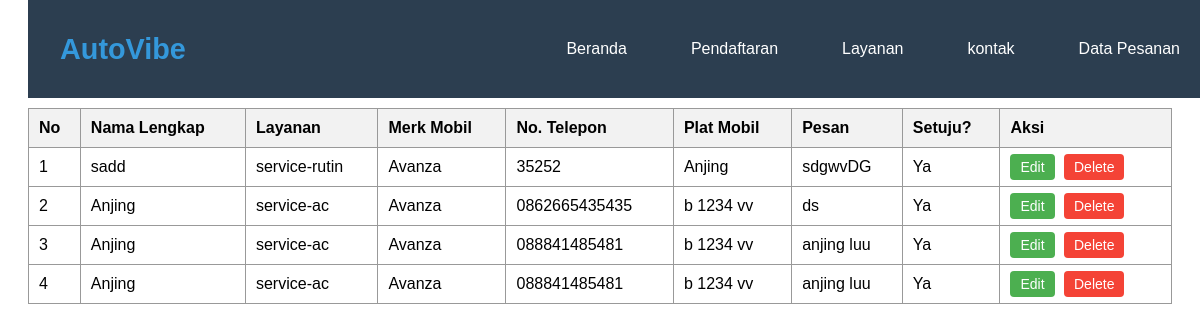
Screenshot of /apa.php with the database file from the repository.
### tables this page shows
CREATE TABLE `saya` (
  `id` int(11) NOT NULL,
  `firstName` varchar(100) DEFAULT NULL,
  `service` varchar(50) DEFAULT NULL,
  `merk` varchar(50) DEFAULT NULL,
  `phone` varchar(20) DEFAULT NULL,
  `plat` varchar(20) DEFAULT NULL,
  `address` text DEFAULT NULL,
  `terms` tinyint(1) DEFAULT NULL
);

### apa.php (the view, shortened to what this page needs)
<?php
include 'tong.php';
$sql = "SELECT * FROM saya ORDER BY id DESC";
$result = $conn->query($sql);
?>
<!DOCTYPE html>
<html lang="id">
<head>
</head>
<body>
<?php include 'navigasi.php'; ?>
<h1>Daftar Pendaftar</h1>
<?php if ($result->num_rows > 0): ?>
    <table>
        <thead>
            <tr>
                <th>No</th>
                <th>Nama Lengkap</th>
                <th>Layanan</th>
                <th>Merk Mobil</th>
                <th>No. Telepon</th>
                <th>Plat Mobil</th>
                <th>Pesan</th>
                <th>Setuju?</th>
                <th>Aksi</th>
            </tr>
        </thead>
        <tbody>
            <?php $no = 1; while ($row = $result->fetch_assoc()): ?>
            <tr>
                <td><?= $no++ ?></td>
                <td><?= htmlspecialchars($row['firstName']) ?></td>
                <td><?= htmlspecialchars($row['service']) ?></td>
                <td><?= htmlspecialchars($row['merk']) ?></td>
                <td><?= htmlspecialchars($row['phone']) ?></td>
                <td><?= htmlspecialchars($row['plat']) ?></td>
                <td><?= htmlspecialchars($row['address']) ?></td>
                <td><?= $row['terms'] ? 'Ya' : 'Tidak' ?></td>
                <td>
                    <a href="apaedit.php?id=<?= $row['id'] ?>" class="btn btn-edit">Edit</a>
                    <a href="apa.php?delete=<?= $row['id'] ?>" class="btn btn-delete" onclick="return confirm('Yakin ingin menghapus data ini?')">Delete</a>
                </td>
            </tr>
            <?php endwhile; ?>
        </tbody>
    </table>
<?php else: ?>
    <p>Belum ada data pendaftaran.</p>
<?php endif; ?>
</body>
</html>

### navigasi.php (shortened to what this page needs)
<link
      rel="stylesheet"
      type="text/css"
      href="https://cdn.jsdelivr.net/npm/@phosphor-icons/web@2.1.1/src/regular/style.css"
    />
<header>
<nav>
    <a href="index.php" class="logo">AutoVibe</a>
    <ul class="nav-menu" id="nav-menu">
        <li><a href="index.php" class="nav-menu active">Beranda</a></li>
        <li><a href="pendaftaran.php" class="nav-menu active">Pendaftaran</a></li>
        <li><a href="layanan.php" class="nav-menu active">Layanan</a></li>
        <li><a href="kontak.php" class="nav-menu active">kontak</a></li>
        <li><a href="apa.php" class="nav-menu active">Data Pesanan</a></li>
    </ul>
</nav>
    </header>
</body>
</html>

### apa.php (style rules this page uses)
body { font-family: Arial, sans-serif; padding: 20px; }
h1 { color: #333; }
table { width: 100%; border-collapse: collapse; margin-top: 20px; }
th, td { border: 1px solid #999; padding: 10px; text-align: left; }
th { background-color: #f2f2f2; }
.btn { padding: 5px 10px; text-decoration: none; margin-right: 5px; border-radius: 4px; font-size: 14px; }
.btn-edit { background-color: #4CAF50; color: white; }
.btn-delete { background-color: #f44336; color: white; }

### navigasi.php (style rules this page uses)
header { background: #2c3e50; color: white; padding: 1rem 0; position: fixed; width: 100%; top: 0; z-index: 100; }
nav { max-width: 1200px; margin: 0 auto; display: flex; align-items: center; padding: 0 2rem; flex-wrap: wrap; justify-content: space-between; align-items: center; }
.logo { font-size: 1.8rem; font-weight: bold; color: #3498db; text-decoration: none; }
.nav-menu { display: flex; list-style: none; gap: 2rem; }
.nav-menu a { color: white; text-decoration: none; padding: 0.5rem 1rem; border-radius: 5px; transition: 0,5s; }

### rows the page displays
saya: firstName "sadd", service "service-rutin", merk "Avanza", phone "35252", plat "Anjing", address "sdgwvDG", terms "Ya"
saya: firstName "Anjing", service "service-ac", merk "Avanza", phone "0862665435435", plat "b 1234 vv", address "ds", terms "Ya"
saya: firstName "Anjing", service "service-ac", merk "Avanza", phone "088841485481", plat "b 1234 vv", address "anjing luu", terms "Ya"
saya: firstName "Anjing", service "service-ac", merk "Avanza", phone "088841485481", plat "b 1234 vv", address "anjing luu", terms "Ya"
